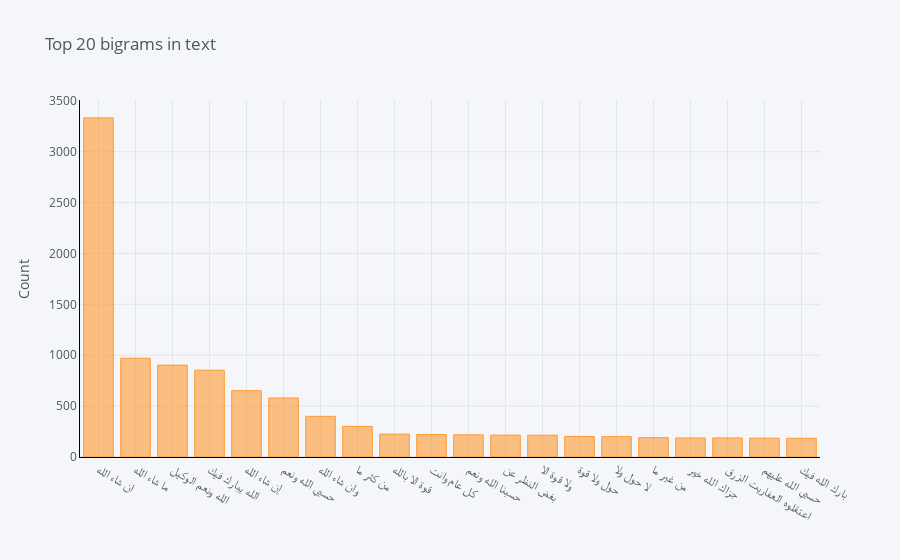

The cell this chart's notebook holds for it:
### Code cell
df_trigram.groupby('word').sum()['count'].sort_values(ascending=False).iplot(
    kind='bar', yTitle='Count', linecolor='black', title='Top 20 bigrams in text')

### Figure 1 — Plotly figure (JSON) as saved in the notebook; plotly's stock layout.template omitted (floating-point values rounded to 4 significant figures)
{"data": [{"marker": {"color": "rgba(255, 153, 51, 0.6)", "line": {"color": "rgba(255, 153, 51, 1.0)", "width": 1}}, "name": "count", "orientation": "v", "text": "", "x": ["ان شاء الله", "ما شاء الله", "الله ونعم الوكيل", "الله يبارك فيك", "إن شاء الله", "حسبي الله ونعم", "وان شاء الله", "من كثر ما", "قوة الا بالله", "كل عام وانت", "حسبنا الله ونعم", "بغض النظر عن", "ولا قوة الا", "حول ولا قوة", "لا حول ولا", "من غير ما", "جزاك الله خير", "اعتقلوه العفاريت الزرق", "حسبي الله عليهم", "بارك الله فيك"], "y": [3333, 971, 903, 853, 652, 580, 400, 300, 225, 221, 218, 215, 214, 202, 200, 190, 187, 187, 185, 184], "type": "bar"}], "layout": {"legend": {"bgcolor": "#F5F6F9", "font": {"color": "#4D5663"}}, "paper_bgcolor": "#F5F6F9", "plot_bgcolor": "#F5F6F9", "title": {"font": {"color": "#4D5663"}, "text": "Top 20 bigrams in text"}, "xaxis": {"gridcolor": "#E1E5ED", "linecolor": "black", "showgrid": true, "tickfont": {"color": "#4D5663"}, "title": {"font": {"color": "#4D5663"}, "text": ""}, "zerolinecolor": "#E1E5ED"}, "yaxis": {"gridcolor": "#E1E5ED", "linecolor": "black", "showgrid": true, "tickfont": {"color": "#4D5663"}, "title": {"font": {"color": "#4D5663"}, "text": "Count"}, "zerolinecolor": "#E1E5ED"}}}
